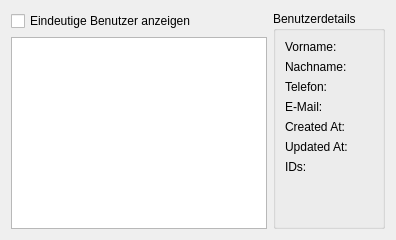
<?xml version="1.0" encoding="UTF-8"?>
<ui version="4.0">
 <class>MainWindowWidget</class>
 <widget class="QWidget" name="MainWindowWidget">
  <property name="windowTitle">
   <string>Benutzerübersicht</string>
  </property>
  <layout class="QHBoxLayout" name="horizontalLayout">
   <!-- Linker Bereich: Checkbox + Liste -->
   <item>
    <layout class="QVBoxLayout" name="verticalLayoutLeft">
     <item>
      <widget class="QCheckBox" name="checkboxUnique">
       <property name="text">
        <string>Eindeutige Benutzer anzeigen</string>
       </property>
       <property name="checked">
        <bool>false</bool>
       </property>
      </widget>
     </item>
     <item>
      <widget class="QListWidget" name="listWidgetUsers"/>
     </item>
    </layout>
   </item>
   <!-- Rechter Bereich: Detailanzeige -->
   <item>
    <widget class="QGroupBox" name="groupBoxDetails">
     <property name="title">
      <string>Benutzerdetails</string>
     </property>
     <layout class="QFormLayout" name="formLayoutDetails">
      <!-- Vorname -->
      <item row="0" column="0">
       <widget class="QLabel" name="labelVorname">
        <property name="text">
         <string>Vorname:</string>
        </property>
       </widget>
      </item>
      <item row="0" column="1">
       <widget class="QLabel" name="valueVorname">
        <property name="text">
         <string></string>
        </property>
       </widget>
      </item>
      <!-- Nachname -->
      <item row="1" column="0">
       <widget class="QLabel" name="labelNachname">
        <property name="text">
         <string>Nachname:</string>
        </property>
       </widget>
      </item>
      <item row="1" column="1">
       <widget class="QLabel" name="valueNachname">
        <property name="text">
         <string></string>
        </property>
       </widget>
      </item>
      <!-- Telefon -->
      <item row="2" column="0">
       <widget class="QLabel" name="labelTelefon">
        <property name="text">
         <string>Telefon:</string>
        </property>
       </widget>
      </item>
      <item row="2" column="1">
       <widget class="QLabel" name="valueTelefon">
        <property name="text">
         <string></string>
        </property>
       </widget>
      </item>
      <!-- E-Mail -->
      <item row="3" column="0">
       <widget class="QLabel" name="labelEmail">
        <property name="text">
         <string>E-Mail:</string>
        </property>
       </widget>
      </item>
      <item row="3" column="1">
       <widget class="QLabel" name="valueEmail">
        <property name="text">
         <string></string>
        </property>
       </widget>
      </item>
      <!-- Created At -->
      <item row="4" column="0">
       <widget class="QLabel" name="labelCreatedAt">
        <property name="text">
         <string>Created At:</string>
        </property>
       </widget>
      </item>
      <item row="4" column="1">
       <widget class="QLabel" name="valueCreatedAt">
        <property name="text">
         <string></string>
        </property>
       </widget>
      </item>
      <!-- Updated At -->
      <item row="5" column="0">
       <widget class="QLabel" name="labelUpdatedAt">
        <property name="text">
         <string>Updated At:</string>
        </property>
       </widget>
      </item>
      <item row="5" column="1">
       <widget class="QLabel" name="valueUpdatedAt">
        <property name="text">
         <string></string>
        </property>
       </widget>
      </item>
      <!-- IDs -->
      <item row="6" column="0">
       <widget class="QLabel" name="labelIDs">
        <property name="text">
         <string>IDs:</string>
        </property>
       </widget>
      </item>
      <item row="6" column="1">
       <widget class="QLabel" name="valueIDs">
        <property name="text">
         <string></string>
        </property>
       </widget>
      </item>
     </layout>
    </widget>
   </item>
  </layout>
 </widget>
 <resources/>
 <connections/>
</ui>
